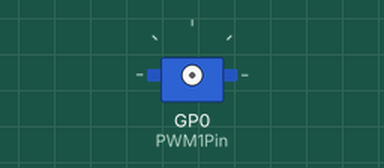
A program run on a simulated Raspberry Pi Pico running MicroPython. On the bench: servo. Servo angles are drawn from the pulse width (0.5 ms = 0°, 2.5 ms = 180°).

Above: at 0.05 s.
Timing chart, 0 to 3.0 s (numbered marks = the images above):
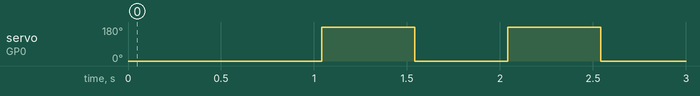

Measured:
- by itself, servo on GP0 (PWM1Pin): alternates 180° for 0.50 s and 0° for 0.50 s

The program:

servoCtrl-test-finish.py
```python
import rp2
import utime
from machine import Pin

@rp2.asm_pio(sideset_init=rp2.PIO.OUT_LOW)
def PWM1():
    pull(noblock) .side(0)      # 非阻塞读取，同时设置side为0
    mov(x, osr)                 # 将OSR数据存入X（占空比值）
    mov(y, isr)                 # 将ISR数据存入Y（PWM周期最大值）
    label("pwmloop")
    jmp(x_not_y, "skip")        # 如果X != Y，跳转到skip
    nop()         .side(1)      # 设置side为1（输出高电平）
    label("skip")
    jmp(y_dec, "pwmloop")       # Y减1，如果Y不为0则循环

#PIO控制需要的函数:
def caculateFreq(pioFreq, PWMFreq):    #pioFreq是要计算的pio的pio频率; PWMFreq是需要输出的PWM的频率
    return int(pioFreq / PWMFreq / 2)

#舵机控制需要的函数:
def caculateMem(duty, maxCnt):    #duty为0.0-1.0表示占空比0.0%-100.0%; maxCntMem为寄存器最大值
    return int(maxCnt * duty)

def caculatePWMHighDuty(highTime, dutyTime):    #highTime是一个周期内的高电平时长(ms); dutyTime是一个周期的时长(ms)
    return highTime / dutyTime

def caculateDegreeDutyTime(degree, highTime0, highTime180):    #degree是舵机的角度(0-180度); highTime0是舵机0度的高电平时长; highTime180是舵机180度的高电平时长
    return ((highTime180 - highTime0) * (degree / 180) + highTime0)

#PWM1参数:
pio1Freq = 100000000
PWM1Freq = 50
PWM1Pin = 0

PWM1Ctrl = rp2.StateMachine(0, PWM1, freq=pio1Freq, sideset_base=Pin(PWM1Pin))
PWMCnt = caculateFreq(pio1Freq, PWM1Freq)
PWM1Ctrl.put(PWMCnt)             # 将max_count放入TX FIFO
PWM1Ctrl.exec("pull()")          # 将数据从TX FIFO拉到OSR
PWM1Ctrl.exec("mov(isr, osr)")   # 将OSR数据复制到ISR
PWM1Ctrl.active(1)               # PWM1状态机开启

while True:
    utime.sleep_ms(500)
    PWM1Ctrl.put(caculateMem(caculatePWMHighDuty(caculateDegreeDutyTime(0, 0.5, 2.5), 1000 / PWM1Freq), PWMCnt))
    utime.sleep_ms(500)
    PWM1Ctrl.put(caculateMem(caculatePWMHighDuty(caculateDegreeDutyTime(180, 0.5, 2.5), 1000 / PWM1Freq), PWMCnt))

    # for i in range(181):
    #     utime.sleep_ms(20)
    #     PWM1Ctrl.put(caculateMem(caculatePWMHighDuty(caculateDegreeDutyTime(i, 0.5, 2.5), 1000 / PWM1Freq), PWMCnt))
    #     print(i, '度')
    # for i in range(181, 0, -1):
    #     utime.sleep_ms(20)
    #     PWM1Ctrl.put(caculateMem(caculatePWMHighDuty(caculateDegreeDutyTime(i, 0.5, 2.5), 1000 / PWM1Freq), PWMCnt))
    #     print(i, '度')
    # break

#PWM1关闭
PWM1Ctrl.active(0)
```
